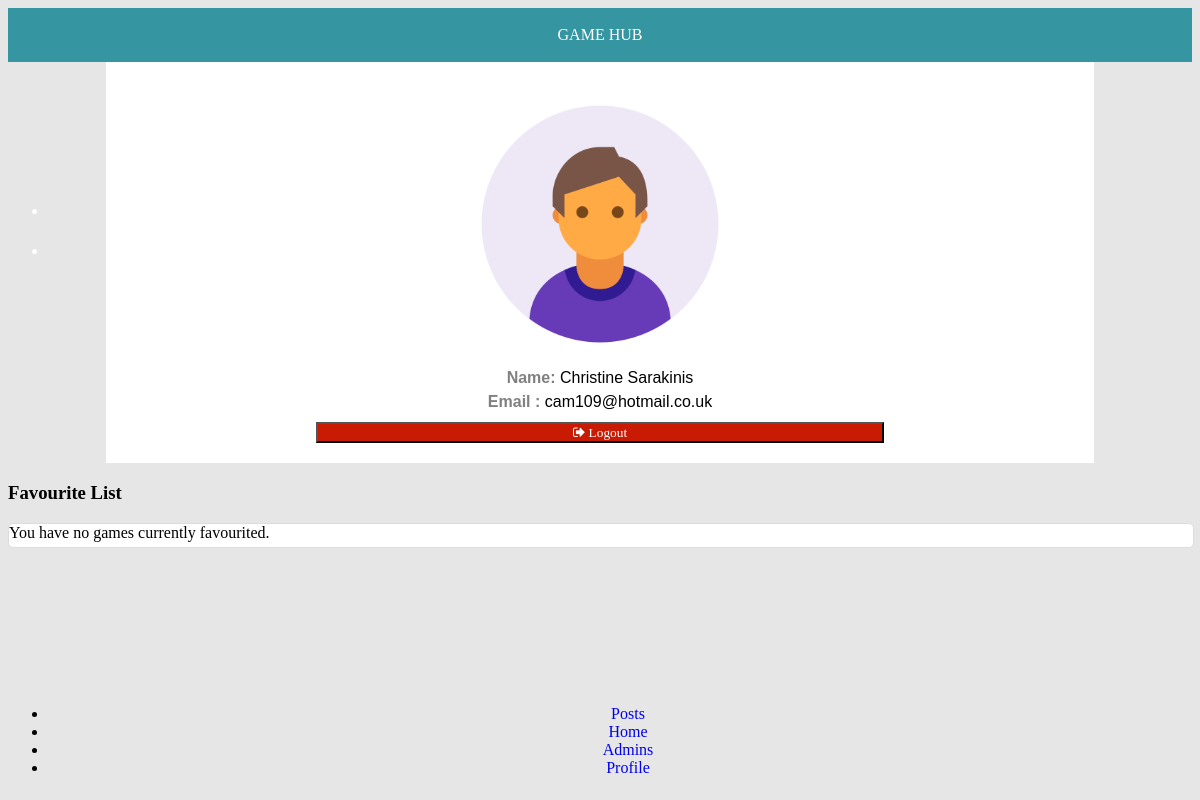
The app's page /profile.php (signed in) with its own data.
### tables this page shows
CREATE TABLE `users` (
  `userID` int(11) NOT NULL,
  `firstName` varchar(15) NOT NULL,
  `lastName` varchar(15) NOT NULL,
  `email` varchar(50) NOT NULL,
  `password` varchar(15) NOT NULL,
  `admin` tinyint(1) NOT NULL DEFAULT '0',
  `dateJoined` timestamp NOT NULL DEFAULT CURRENT_TIMESTAMP
);

### profile.php (the view, shortened to what this page needs)
<?php
$con = db();
if ($_SESSION["loggedIn"] >=3){
  $userType="SuperAdmin";
  $userID=$_SESSION["userID"];
}else if ($_SESSION["loggedIn"] ==2) {
  $userType= "Admin";
  $userID=$_SESSION["userID"];
}else if ($_SESSION["loggedIn"] ==1){
  $userType= "General";
  $userID=$_SESSION["userID"];
}else{
  header('Location:homepage.php');
}
$userInfo = "SELECT email AS 'Email', firstName AS 'First Name', lastName AS 'Last Name' FROM users WHERE userID ='".$userID."'";
$result = mysqli_query($con, $userInfo);
$userInfo = $result->fetch_assoc();
?>
<!DOCTYPE html>
<html>
<head>
  <link rel="stylesheet" href="css/style.css" type="text/css">
  <link href="https://maxcdn.bootstrapcdn.com/font-awesome/4.7.0/css/font-awesome.min.css" rel='stylesheet'>
  <link rel="stylesheet" href="http://code.jquery.com/mobile/1.4.5/jquery.mobile-1.4.5.min.css">
  <link rel="stylesheet"  href="dist/jqm-icon-pack-fa.css" />
</head>
<body>
<div data-role="pages" id="container">
  <div data-role="header" id="header">
    GAME HUB
    <div class="ui-btn-right" data-role="controlgroup" data-type="horizontal">
      <a href="#popupMenu" data-rel="popup" data-transition="slideup" class="ui-btn ui-icon-user ui-btn-icon-notext ui-btn-inline ui-corner-all">My Profile</a>
      <div data-role="popup" id="popupMenu">
        <ul data-role="listview" data-inset="true">
          <li><a href="profile.php">My Profile</a></li>
          <li><a href="user.php" data-ajax='false'>Logout</a></li>
        </ul>
      </div>
    </div>
  </div>
  <div data-role="main" class='ui-content' id="mainDiv">
    <div class="profileContent">
      <img src="assets/boy.png" class="img-circle">
      <b>Name: </b> <?php echo $userInfo['First Name']." ".$userInfo['Last Name']?> <br>
      <b> Email : </b><?php echo $userInfo['Email'] ?></br>
      <button id="log" style="width: 60%; display: block; margin:0px auto; margin-top: 8px; background-color:   #c91b04; color: white;"><i class="fa fa-sign-out"> Logout</i></button>
    </div>
      <h3>Favourite List</h3>
      <?php require 'favList.php';?>
  </div>
  </div>
  <div data-role="footer" id="footer">
    <div data-role="navbar"  data-position="fixed">
      <?php
      echo '<ul><li><a href="post.php" id="post" data-icon="file" data-ajax="false">Posts</a></li><li><a href="homepage.php" id="post" data-icon="gamepad" data-ajax="false">Home</a></li>';
      if($userType=="SuperAdmin"){
        echo '<li><a href="userList.php" id="arrow-up" data-icon="user" data-ajax="false">Admins</a></li>';
      }
      echo '<li><a href="profile.php" id="arrow-up" data-icon="smile-o" data-ajax="false">Profile</a></li></ul>';
      ?>
    </div>
  </div>
</body>
</html>

### css/style.css (style rules this page uses)
body { background-color: #e6e6e6; }
#header { background-color: #3595a0; color: white; text-align: center; padding-top: 7px; padding-bottom: 7px; font-size: 15; height: 40px; line-height: 40px; width: 100%; top: 0; }
h3 { color:black; }
#mainDiv { position: relative; margin-bottom: 30px; }
#footer { text-align: center; padding-top: 7px; padding-bottom: 7px; font-size: 13; position: fixed; width: 100%; bottom: 0; }
.img-circle { width: 30%; height: 30%; display: block; margin: auto; }
b { color: grey; }
.profileContent { width: 80%; display: block; margin: auto; background-color:white; line-height: 150%; font-family: sans-serif; padding: 20px; text-align: center; }
@media (max-width:1200px) and (min-width: 300px) { div { display: block; } }
@media (max-width:1200px) and (min-width: 300px) { a { text-decoration: none; } }

### records on screen
users: firstName "Christine", lastName "Sarakinis", email "cam109@hotmail.co.uk"
